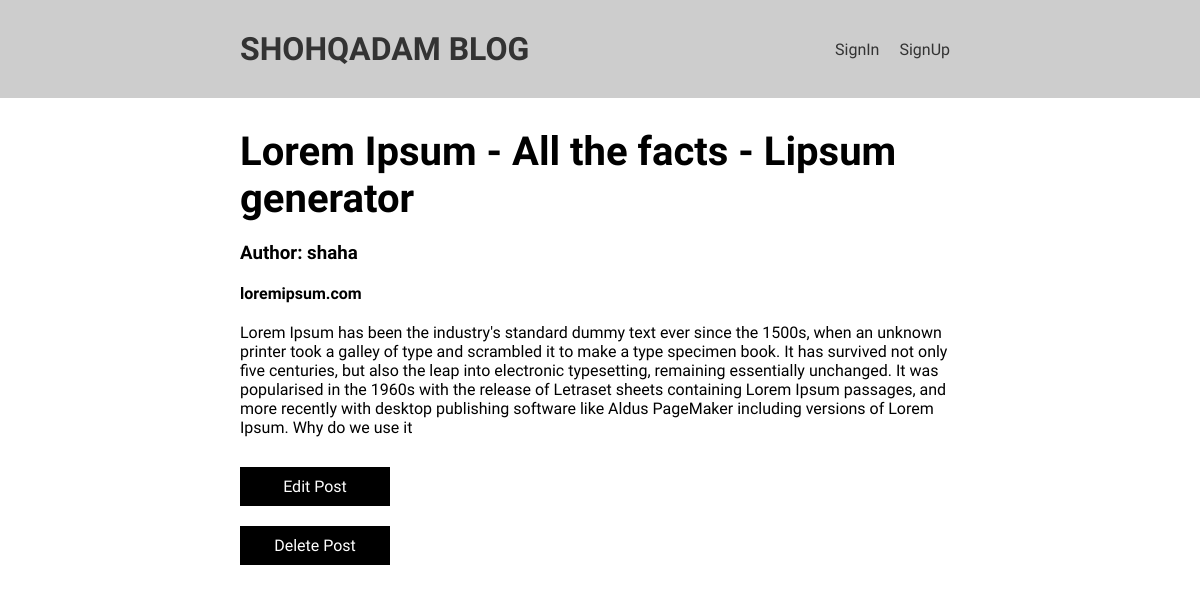
Screenshot of /post/12/ with the database file from the repository.
### underground/models.py (models this page shows, shortened)
class Post(models.Model):
    title = models.CharField(max_length=200)
    author = models.ForeignKey(
        'auth.User',
        on_delete=models.CASCADE
    )
    summary = models.CharField(max_length=50)
    body = models.TextField()

### underground/views.py (the view)
# urls.py: path('post/<int:pk>/', BlogDetailView.as_view(), name='post_detail'),
class BlogDetailView(DeleteView):
    model = Post
    template_name = 'post_detail.html'

### templates/post_detail.html
{% extends 'base.html' %}
{% block content %}
    <div class="post_detailed">
        <h2>{{post.title}}</h2>
        <h3> Author: {{post.author}}</h3>
        <h4>{{post.summary}}</h4>
        <p>{{post.body}}</p>
    </div>
    <a class="btn" href="{% url 'edit_post' post.pk  %}">Edit Post</a>
    <p><a class="btn" href="{% url 'delete_post' post.pk  %}">Delete Post</a></p>
{% endblock content %}

### static/style/style.css (style rules this page uses)
* { margin: 0; padding: 0; box-sizing: border-box; }
body { font-family: 'Scheherazade New', serif; }
h1,h2,h3,h4 { font-family: 'Ubuntu', sans-serif; }
a { text-decoration: none; color: #333; }
.btn, input[type='submit'],button { border:0; outline: 0; background: #000; padding: 10px 30px; color: #fff; display: inline-block; margin: 10px 0; text-align: center; width: 150px; cursor: pointer; }
.post_detailed>* { margin: 20px 0; }
.post_detailed h2 { font-size: 2.5rem; }

### rows the page displays
Post: title "Lorem Ipsum - All the facts - Lipsum generator", author "shaha", summary "loremipsum.com", body "Lorem Ipsum has been the industry's standard dummy text ever since the 1500s, when an unknown printer took a galley of type and scrambled it to make a type specimen book. It has survived not only five centuries, but also the leap into electronic typesetting, remaining essentially unchanged. It was popularised in the 1960s with the release of Letraset sheets containing Lorem Ipsum passages, and more recently with desktop publishing software like Aldus PageMaker including versions of Lorem Ipsum. Why do we use it"
